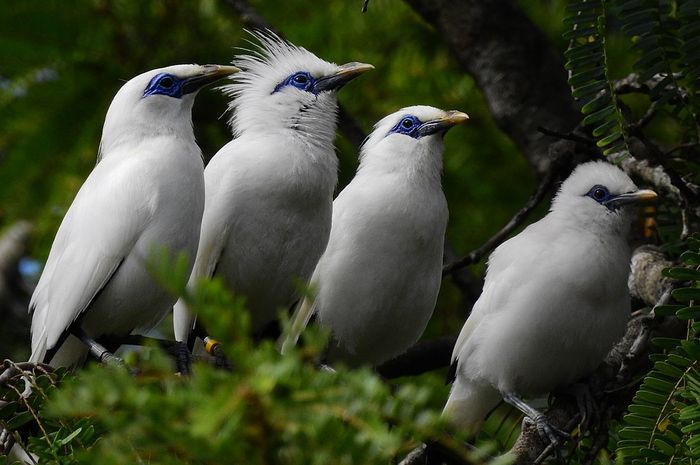
#> input picture Assignment 9/gagak.jpg, 700 x 465 px
$ python LKP_2010511140.py
#> lines starting #> are read from the running program, lines starting #| are printed output that depends on the picture; after the words box and inside, x2 and y2 are one past the last pixel; in counts of white or black regions, pixels touching at a corner belong together
import cv2 as cv
import numpy as np
from matplotlib import pyplot as plt

#baca citra sebagai BGR
bgr = cv.imread('gagak.jpg')
#> bgr is the input picture: shape (465, 700, 3); mean B, G, R 51.3, 71.5, 65.6

#menetapkan lower threshold dan upper threshold
lower_white = np.array([0,0,140])
higher_white = np.array([255,255,255])

#masking dan operasi bitwise And
mask = cv.inRange(bgr, lower_white, higher_white)
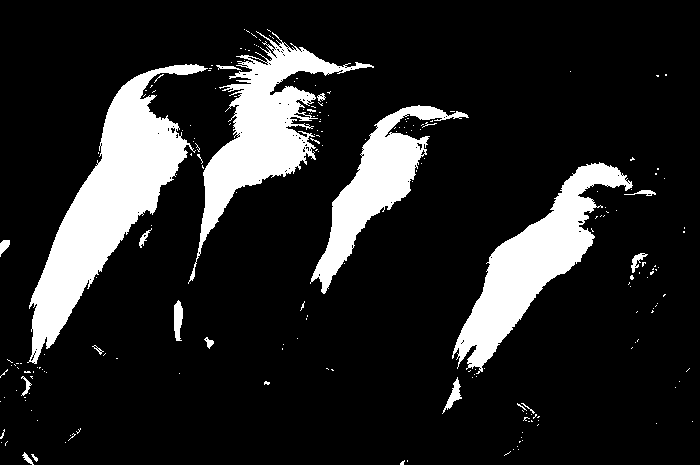
#> mask: shape (465, 700); 14.9% white; 216 white regions (197 under 20 px), largest, box (x1, y1, x2, y2) and area: (27, 64, 208, 364) 16545, (188, 31, 374, 284) 11172, (452, 162, 633, 374) 11108
res = cv.bitwise_and(bgr,bgr, mask= mask)
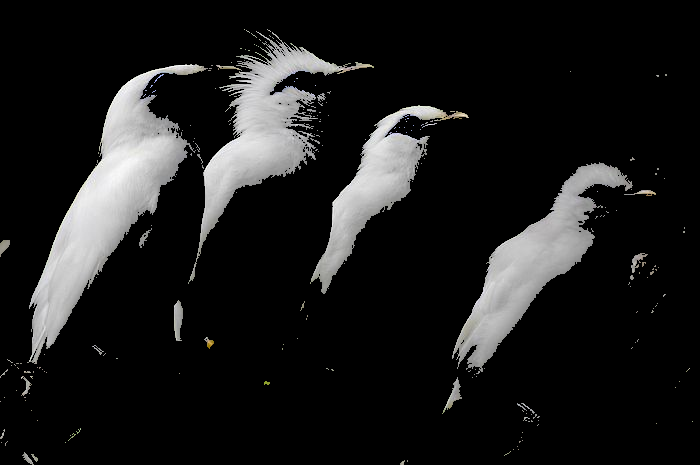
#> res: shape (465, 700, 3); mean B, G, R 27.6, 27.7, 27.7

#deklarasi Structuring Element ukuran 3x3 dan 5x5
se_3 = cv.getStructuringElement(cv.MORPH_RECT,(3,3))
se_5 = cv.getStructuringElement(cv.MORPH_RECT,(5,5))

#Operasi morfologi
dst_dilate = cv.dilate(mask, se_3, iterations = 1)
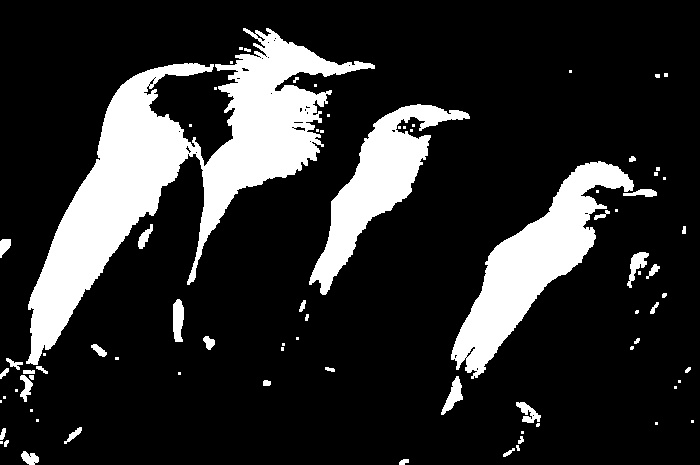
#> dst_dilate: shape (465, 700); 17.6% white; 81 white regions (42 under 20 px), largest, box (x1, y1, x2, y2) and area: (26, 28, 375, 365) 32338, (451, 161, 634, 379) 12350, (309, 104, 470, 295) 8814
dst_erosi = cv.erode(dst_dilate, se_3, iterations = 2)
#> dst_erosi: shape (465, 700); 13.6% white; 33 white regions (21 under 20 px), largest, box (x1, y1, x2, y2) and area: (31, 66, 203, 363) 15633, (200, 35, 369, 247) 10637, (454, 164, 631, 371) 10289
dst_dilate2 = cv.dilate(dst_erosi, se_5, iterations = 2)
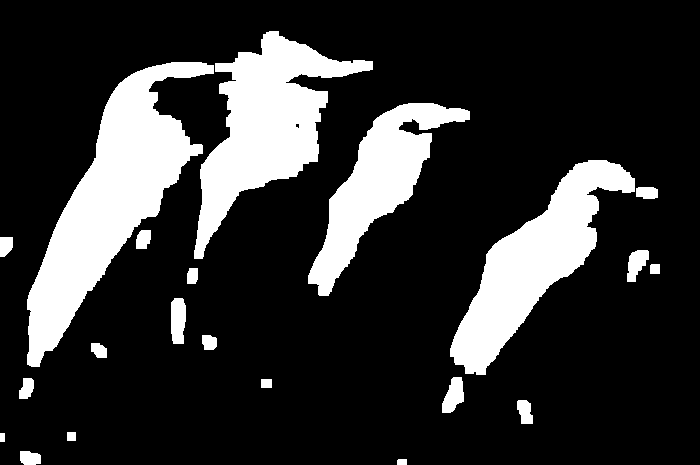
#> dst_dilate2: shape (465, 700); 19.7% white; 21 white regions, largest, box (x1, y1, x2, y2) and area: (27, 62, 214, 367) 20206, (194, 31, 373, 259) 15600, (450, 160, 635, 375) 13900
dst_erosi2 = cv.erode(dst_dilate2, se_5, iterations = 3)
#> dst_erosi2: shape (465, 700); 11.7% white; 13 white regions (5 under 20 px), largest, box (x1, y1, x2, y2) and area: (34, 76, 184, 354) 13641, (204, 38, 343, 231) 9601, (458, 166, 626, 366) 8895
dst_dilate3 = cv.dilate(dst_erosi2, se_3, iterations = 1)
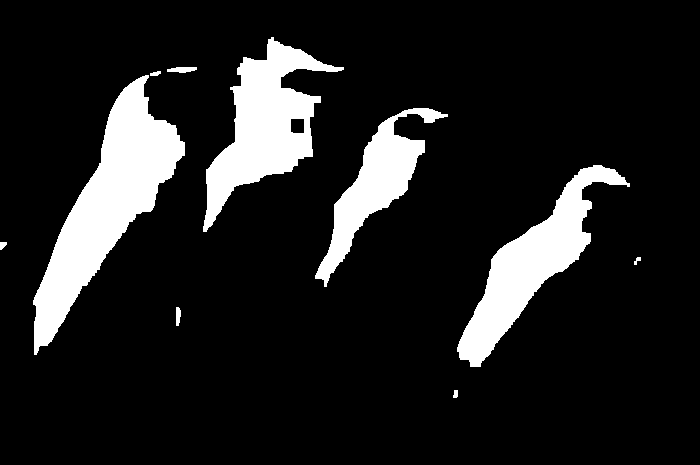
#> dst_dilate3: shape (465, 700); 12.7% white; 10 white regions

#plotting hasil morfologi
plt.subplot(321),plt.imshow(dst_dilate, cmap = 'gray')
plt.title('Hasil dilasi citra dengan SE 3, 1 kali iterasi'), plt.xticks([]), plt.yticks([])
plt.subplot(322),plt.imshow(dst_erosi, cmap = 'gray')
plt.title('Hasil erosi citra dengan SE 3, 2 kali iterasi'), plt.xticks([]), plt.yticks([])
plt.subplot(323),plt.imshow(dst_dilate2, cmap = 'gray')
plt.title('Hasil dilasi citra dengan SE 5, 2 kali iterasi'), plt.xticks([]), plt.yticks([])
plt.subplot(324),plt.imshow(dst_erosi2, cmap = 'gray')
plt.title('Hasil dilasi citra dengan SE 5, 3 kali iterasi'), plt.xticks([]), plt.yticks([])
plt.subplot(325),plt.imshow(dst_dilate3, cmap = 'gray')
plt.title('Hasil dilasi citra dengan SE 3, 1 kali iterasi'), plt.xticks([]), plt.yticks([])
plt.show()

#operasi bitwise pada citra bgr dengan mask hasil operasi morfologi
res1 = cv.bitwise_and(bgr,bgr, mask= dst_dilate3)
#menerapkan medianBlur pada citra hasil operasi bitwise "res1"
blur = cv.medianBlur(res1,25)
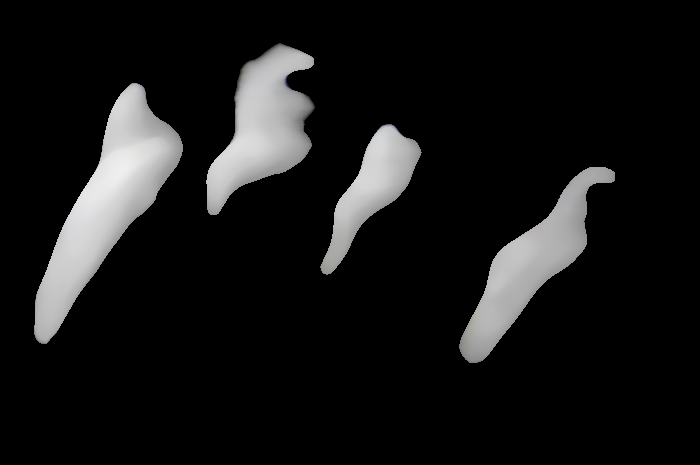
#> blur: shape (465, 700, 3); mean B, G, R 22.5, 22.5, 22.5

""""
rubah gambar hasil operasi bitwise and dengan mask hasil operasi morfologi ("blur)
yang sudah diterapkan median blur karena
untuk menggunakan fungsi findCountours hanya bisa menerima
parameter gambar grayScale
"""
grayBlur = cv.cvtColor(blur, cv.COLOR_BGR2GRAY)

#mencari countours pada gambar blur ("blur") yang sudah diubah menjadi citra Gray Scale
(cnt, hierarchy) = cv.findContours(grayBlur.copy(), cv.RETR_EXTERNAL, cv.CHAIN_APPROX_NONE)
#> cnt = 4 contours; box (x1, y1, x2, y2) and area: (34, 83, 183, 344) 13990, (206, 43, 315, 215) 9832, (459, 167, 615, 363) 9188, (320, 124, 422, 275) 5552

#Gambar countours pada gambar blur BGR yang belum diubah menjadi grayScale
cv.drawContours(blur , cnt, -1, (0,0,255),2)
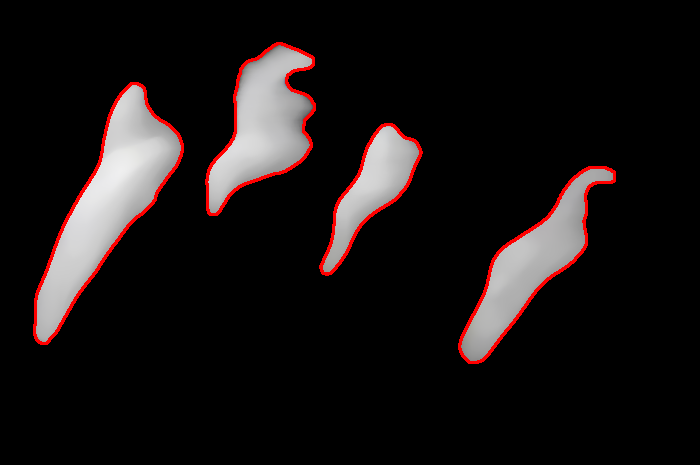
#> blur: shape (465, 700, 3); 2.18% of pixels changed, all inside (x1, y1, x2, y2) = (33, 42, 616, 364)

#tampilkan citra hasil proses
cv.imshow('gambar asli', bgr)
cv.imshow('blur', blur)
cv.imshow('mask', mask)
cv.imshow('result operasi bitwise pada citra bgr dengan mask hasil threhsolding awal', res)
cv.imshow('hasil operasi bitwise pada citra bgr dengan mask hasil operasi morfologi', res1)

#hitung jumlah burung pada gambar
print("Jumlah burung pada gambar berjumlah",len(cnt), "ekor")
#| Jumlah burung pada gambar berjumlah 4 ekor

cv.waitKey()
